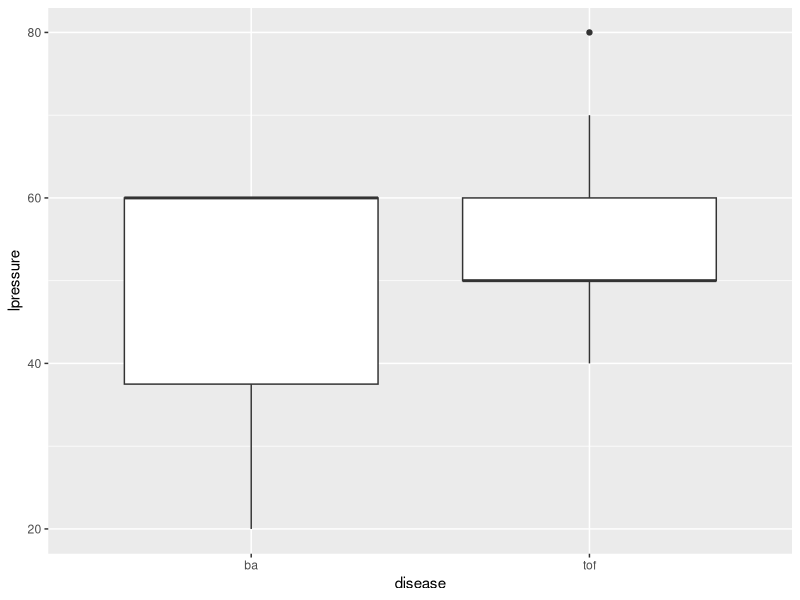
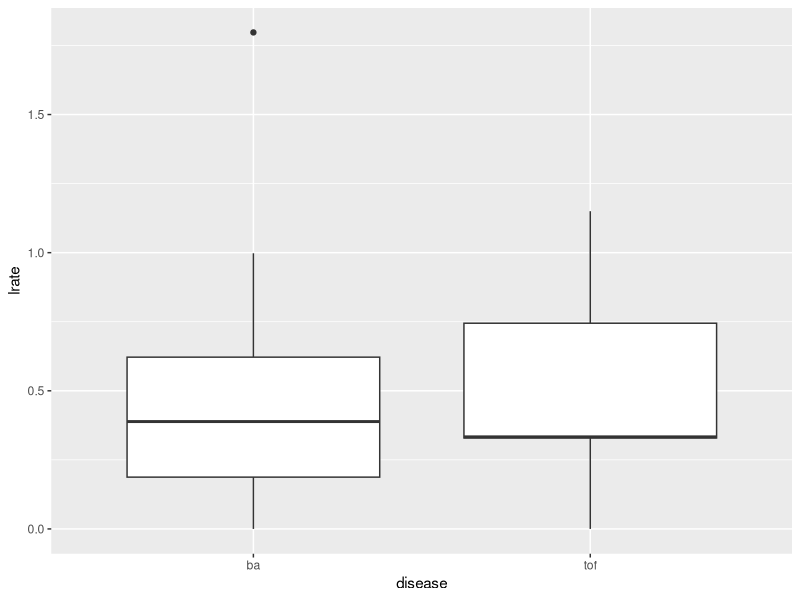
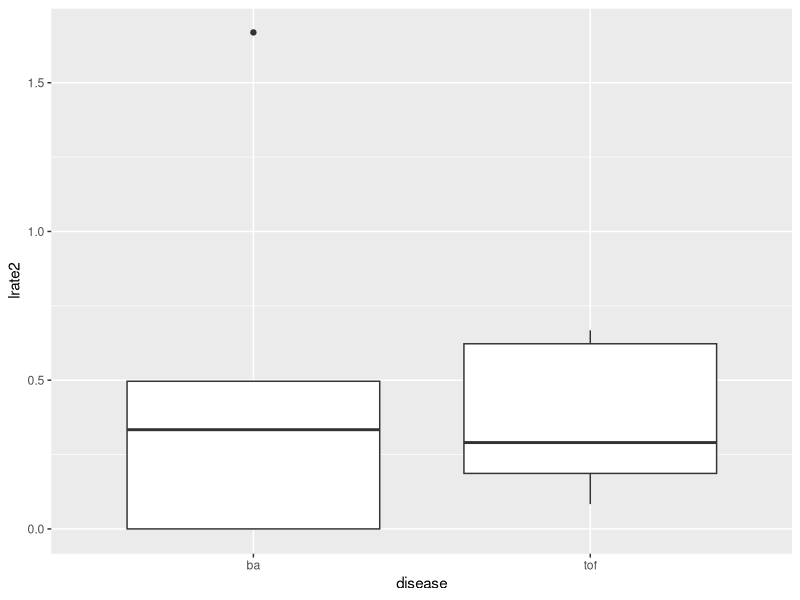

Write the R code that produced these figures, in order.
## ---- chunk 1
knitr::opts_chunk$set(echo = TRUE)
## ---- chunk 2
install.packages("tidyverse", repos = "http://cran.us.r-project.org")
library(tidyverse)

## ---- chunk 3
getwd()
setwd("H:/PhD RH 2019 - 2022/Prj 4 BILACO/rbil/bil2/data")
bil = read_csv("bil.csv")
## ---- chunk 4
mean(bil$age_at_doi, na.rm = T)
mean(bil$bp_sys_mean, na.rm = T)
mean(bil$bp_dia_mean, na.rm = T)
mean(bil$hr_mean, na.rm = T)

glimpse(bil$bp_mean_dia)
## ---- chunk 5
bil$disease = recode(bil$disease, "1" = "ba", "2" = "tof")

ba = bil %>% filter(disease=="ba")
tof = bil %>% filter(disease=="tof")
## ---- chunk 6
mean(tof$age_at_doi, na.rm = T)
sd(tof$age_at_doi, na.rm = T)
mean(tof$bp_sys_mean, na.rm = T)
sd(tof$bp_sys_mean, na.rm = T)
mean(tof$bp_mean_dia, na.rm = T)
sd(tof$bp_mean_dia, na.rm = T)
mean(tof$hr_mean, na.rm = T)
sd(tof$hr_mean, na.rm = T)
## ---- chunk 7
mean(ba$age_at_doi, na.rm = T)
sd(ba$age_at_doi, na.rm = T)
mean(ba$bp_sys_mean, na.rm = T)
sd(ba$bp_mean_dia, na.rm = T)
mean(ba$bp_sys_mean, na.rm = T)
sd(ba$bp_sys_mean, na.rm = T)
mean(ba$hr_mean, na.rm = T)
sd(ba$hr_mean, na.rm = T)
## ---- chunk 8
mean(tof$lrate, na.rm = T)
sd(tof$lrate, na.rm = T)
mean(tof$lrate_2, na.rm = T)
sd(tof$lrate_2, na.rm = T)
mean(tof$lpressure, na.rm = T)
sd(tof$lpressure, na.rm = T)
## ---- chunk 9
mean(ba$lrate, na.rm = T)
sd(ba$lrate, na.rm = T)
mean(ba$lrate_2, na.rm = T)
sd(ba$lrate_2, na.rm = T)
mean(ba$lpressure, na.rm = T)
sd(ba$lpressure, na.rm = T)
## ---- chunk 10
mean(tof$mritype_t, na.rm = T)
## ---- chunk 11
mean(ba$mritype_t, na.rm = T)
## ---- chunk 12
ggplot(bil, aes(x = disease, y = lpressure)) +
  geom_boxplot() +
  labs(x = "disease", y = "lpressure")

## ---- chunk 13
ggplot(bil, aes(x = disease, y = lrate)) +
  geom_boxplot() +
  labs(x = "disease", y = "lrate")

## ---- chunk 14
ggplot(bil, aes(x = disease, y = lrate_2)) +
  geom_boxplot() +
  labs(x = "disease", y = "lrate2")

